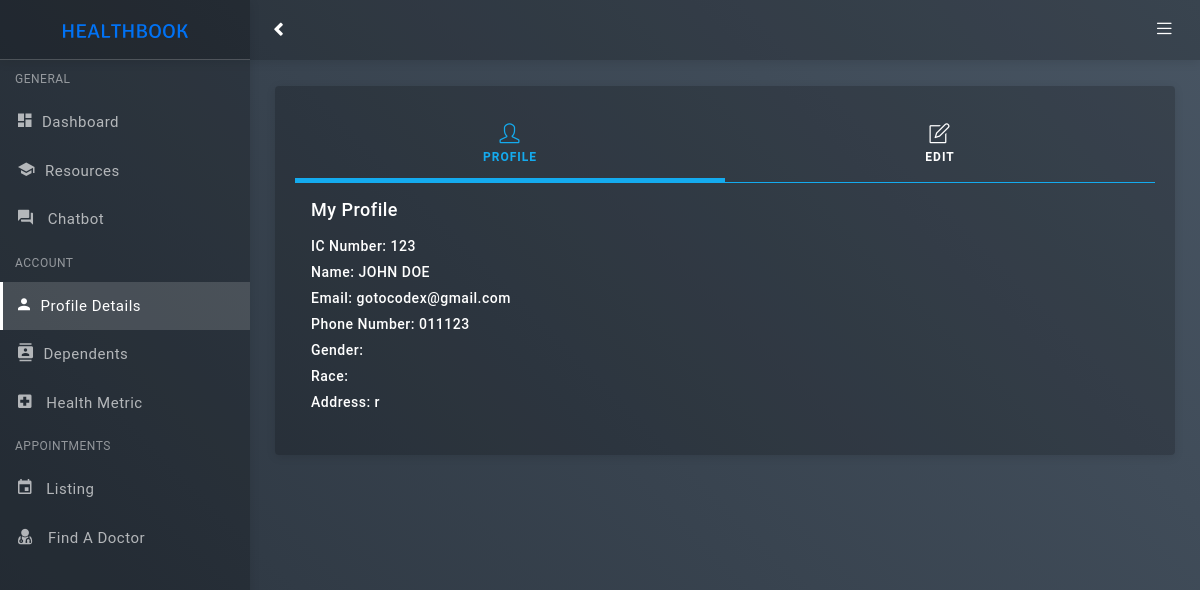
/patient/profile.php (signed in), run on an earlier commit of the app's database.
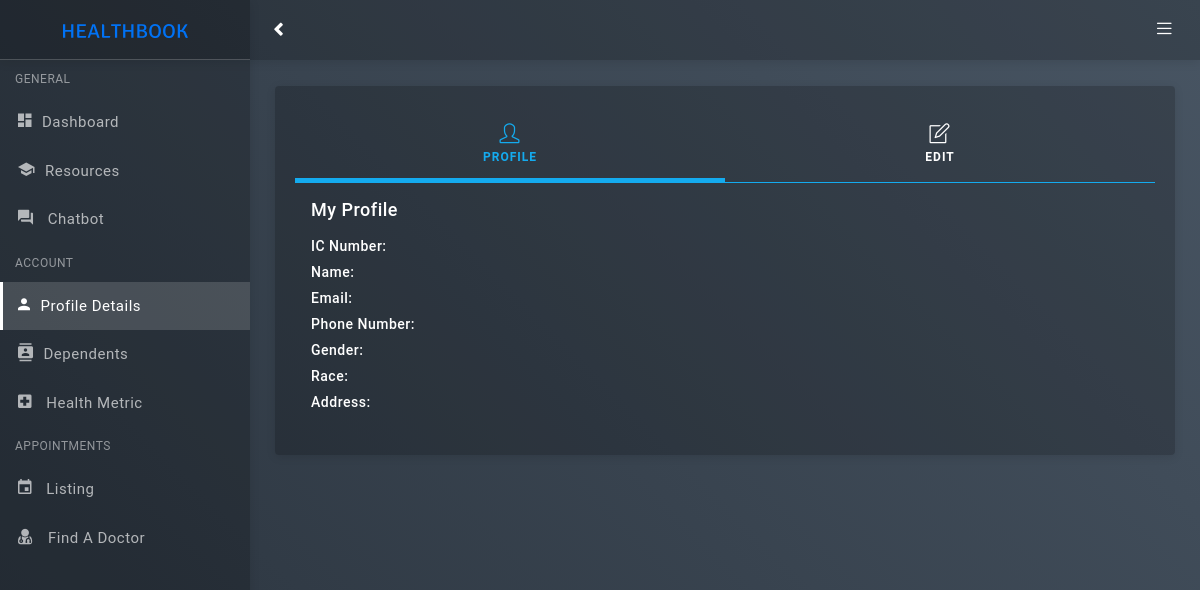
And on a later commit of the database.
### tables this page shows
CREATE TABLE `patient` (
  `id` int(11) NOT NULL,
  `icPatient` bigint(20) NOT NULL,
  `patientName` varchar(500) NOT NULL,
  `patientEmail` varchar(100) NOT NULL,
  `password` varchar(200) NOT NULL,
  `patientPhone` varchar(15) NOT NULL,
  `patientGender` varchar(50) NOT NULL,
  `patientRace` varchar(50) NOT NULL,
  `patientAddress` varchar(500) NOT NULL
);

### patient/profile.php (the view, shortened to what this page needs)
<?php
if (isset($_SESSION['id'], $_SESSION['password'])) {
?>
  <!DOCTYPE html>
  <html lang="en">
  <?php include "head.php"; ?>
  <body class="bg-theme bg-theme9">
    <div id="wrapper">
      <?php
      include "sidebar.php";
      include "header.php";
      ?>
      <div class="content-wrapper">
        <div class="container-fluid">
          <div class="row mt-3">
            <div class="col-lg-12">
              <div class="card">
                <div class="card-body">
                  <ul class="nav nav-tabs nav-tabs-primary top-icon nav-justified">
                    <li class="nav-item">
                      <a href="javascript:void();" data-target="#profile" data-toggle="pill" class="nav-link active"><i class="icon-user"></i> <span class="hidden-xs">Profile</span></a>
                    <li class="nav-item">
                      <a href="javascript:void();" data-target="#edit" data-toggle="pill" class="nav-link"><i class="icon-note"></i> <span class="hidden-xs">Edit</span></a>
                    </li>
                  </ul>
                  <div class="tab-content p-3">
                    <div class="tab-pane active" id="profile">
                      <h5 class="mb-3">My Profile</h5>
                      <div class="row">
                        <div class="col-md-6">
                          <h6>IC Number: <?php echo $icPatient ?></h6>
                          <h6>Name: <?php echo $patientName ?></h6>
                          <h6>Email: <?php echo $patientEmail ?></h6>
                          <h6>Phone Number: <?php echo $patientPhone ?></h6>
                          <h6>Gender: <?php echo $patientGender ?></h6>
                          <h6>Race: <?php echo $patientRace ?></h6>
                          <h6>Address: <?php echo $patientAddress ?></h6>
                        </div>
                      </div>
                    </div>
                  </div>
                </div>
              </div>
            </div>
          </div>
        </div>
      </div>
  </body>
  </html>
<?php
} else {
  header("location:../index.php");
  exit;
}
?>

What changed in the data, as far as the page shows it:
removed patient: icPatient "123", patientName "JOHN DOE", patientEmail "gotocodex@gmail.com", patientPhone "011123", patientAddress "r"
